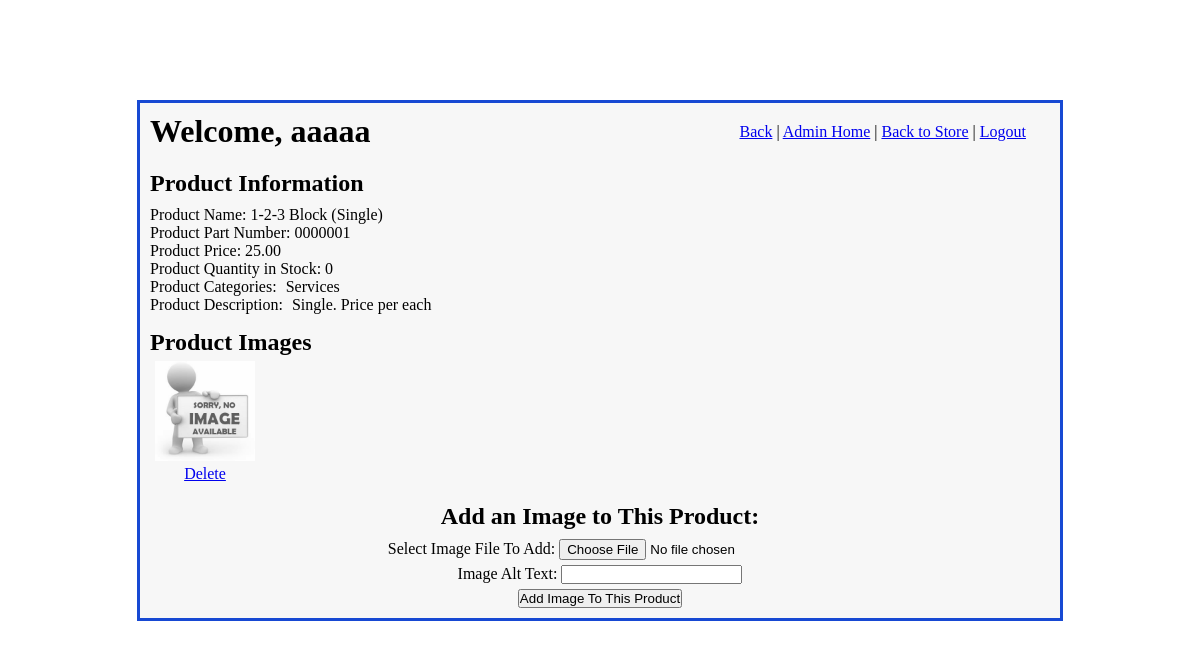
Page /admin_access/edit_product_img/2 (signed in) on the committed database.
### imgfield_app/models.py (models this page shows)
class User(models.Model):
    first_name = models.CharField(max_length=45)
    last_name = models.CharField(max_length=60)
    email = models.CharField(max_length=60)
    password = models.CharField(max_length=60)
    security_level = models.IntegerField()
    created_at = models.DateTimeField(auto_now_add=True)
    updated_at = models.DateTimeField(auto_now=True)
    objects = UserManager()

class Product(models.Model):
    name = models.CharField(max_length=108)
    part_number = models.CharField(max_length=27)
    manufacturer = models.CharField(max_length=45, null=True, blank= True)
    price = models.DecimalField(decimal_places=2, max_digits=5)
    desc = models.CharField(max_length=189)
    exp_desc = models.TextField(null=True, blank=True)
    quantity_in_stock = models.IntegerField(null=True, blank=True)
    created_at = models.DateTimeField(auto_now_add=True)
    updated_at = models.DateTimeField(auto_now=True)
    objects = ProductManager()

class Category(models.Model):
    product_in_category = models.ManyToManyField(
        Product,
        related_name="categories"
    )
    name = models.CharField(max_length=27)
    created_at = models.DateTimeField(auto_now_add=True)
    updated_at = models.DateTimeField(auto_now=True)

class Photo(models.Model):
    photo_of = models.ForeignKey(
        Product,
        related_name="product_photos",
        on_delete = models.CASCADE
    )
    img = models.ImageField(upload_to='product_images', default = "product_images/no_img_available.jpg", null = True, blank = True)
    img_alt = models.CharField(max_length=27, default="no photo available")
    created_at = models.DateTimeField(auto_now_add=True)
    updated_at = models.DateTimeField(auto_now=True)

### admin_app/views.py (the view)
# urls.py: path('edit_product_img/<int:product_id>', views.edit_product_img),
def edit_product_img(request, product_id):
    if 'user_id' in request.session:
        logged_user = User.objects.get(id=request.session['user_id'])
        if logged_user.security_level > 4:
            product = Product.objects.get(id=product_id)
            context = {
                'logged_user': logged_user,
                'product': product,
                'all_product_categories': product.categories.all()
            }
            return render(request, "edit_product_img.html", context)
    return redirect("/")

### admin_app/templates/edit_product_img.html (shortened to what this page needs)
<!DOCTYPE html>
<html lang="en">
<head>
    {% load static %}
    <link rel="stylesheet" href="{% static 'css/edit_product_img.css' %}">
</head>
<body>
    <div id="wrapper">
        <div id="header">
            <h1>Welcome, {{ logged_user.first_name }}</h1>
            <div id="links">
                <a id="back_link" href="/admin_access/select_product">Back</a>  |
                <a href="/admin_access">Admin Home</a>  |
                <a href="/">Back to Store</a>  |
                <a href="/signon/logout">Logout</a>
            </div>
        </div>
        <div id="content">
            <div id="product_info">
                <h2>Product Information</h2>
                <p>Product Name: {{ product.name }}</p>
                <p>Product Part Number: {{ product.part_number }}</p>
                <p>Product Price: {{ product.price }}</p>
                <p>Product Quantity in Stock: {{ product.quantity_in_stock }}</p>
                <div id="prod_cats">
                    <p>Product Categories:</p>
                    <p id="p_cats">
                        {% for category in product.categories.all %}
                            <span>{{ category.name }}  </span>
                        {% endfor %}
                    </p>
                </div>
                <div id="prod_desc">
                    <p>Product Description:</p>
                    <p id="p_desc">{{ product.desc }}</p>
                </div>
            </div>
            <h2>Product Images</h2>
            <div id="photo_display">
                {% for photo in product.product_photos.all %}
                    <div class="prod_photo_pod">
                        <img class="product_photo" src="{{ photo.img.url }}" alt="{{ photo.img_alt }}">
                        <div class="photo_actions">
                            <a href="/admin_access/delete_photo/{{ photo.id }}">Delete</a>
                        </div>
                    </div>
                {% endfor %}
            </div>
            <div id="add_photo">
                <h2>Add an Image to This Product:</h2>
                <form enctype="multipart/form-data" action="/admin_access/process_add_prod_photo" method="POST">
                    <p>Select Image File To Add: <input type="file" name="img" accept="image/*"></p>
                    <p>Image Alt Text: <input type="text" name="img_alt"></p>
                    <button type="submit">Add Image To This Product</button>
                </form>
            </div>
        </div>
    </div>
</body>
</html>

### admin_app/static/css/edit_product_img.css (style rules this page uses)
* { margin: 0; padding: 0; }
#wrapper { width: 900px; margin: 100px auto; border: 3px solid rgb(23, 73, 211); padding: 10px; background-color: #F7F7F7; }
#header { display: flex; margin-bottom: 20px; }
#header h1 { flex: 5; }
#links { flex: 3; padding-top: 10px; }
#back_link { margin-left: 27px; }
#product_info { margin-bottom: 15px; }
#product_info h2, #add_photo h2 { margin-bottom: 9px; }
#prod_cats, #prod_desc, #photo_display { display: flex; }
#p_cats, #p_desc { margin-left: 9px; }
#photo_display { flex-wrap: wrap; margin-bottom: 15px; }
.prod_photo_pod { margin: 5px; }
.prod_photo_pod img { width: 100px; }
.photo_actions, #add_photo { text-align: center; }
#add_photo p { margin-bottom: 5px; }

### rows in the picture
User: first_name "aaaaa"
Product: name "1-2-3 Block (Single)", part_number "0000001", price "25.00", quantity_in_stock "0", desc "Single. Price per each"
Category: name "Services"
Photo: img (placeholder picture)
